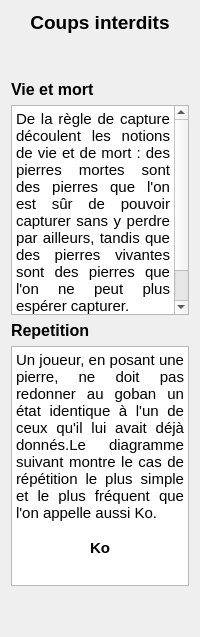
      <widget class="QWidget" name="coupsInterdits">
       <property name="sizePolicy">
        <sizepolicy hsizetype="Expanding" vsizetype="Expanding">
         <horstretch>0</horstretch>
         <verstretch>0</verstretch>
        </sizepolicy>
       </property>
       <layout class="QVBoxLayout" name="verticalLayout_6">
        <item>
         <widget class="QLabel" name="label_5">
          <property name="text">
           <string>&lt;html&gt;&lt;head/&gt;&lt;body&gt;&lt;p align=&quot;center&quot;&gt;&lt;span style=&quot; font-size:14pt; font-weight:600;&quot;&gt;Coups interdits&lt;/span&gt;&lt;/p&gt;&lt;/body&gt;&lt;/html&gt;</string>
          </property>
         </widget>
        </item>
        <item>
         <spacer name="verticalSpacer_9">
          <property name="orientation">
           <enum>Qt::Vertical</enum>
          </property>
          <property name="sizeHint" stdset="0">
           <size>
            <width>20</width>
            <height>40</height>
           </size>
          </property>
         </spacer>
        </item>
        <item>
         <widget class="QLabel" name="label_16">
          <property name="text">
           <string>&lt;html&gt;&lt;head/&gt;&lt;body&gt;&lt;p&gt;&lt;span style=&quot; font-size:12pt; font-weight:600;&quot;&gt;Vie et mort&lt;/span&gt;&lt;/p&gt;&lt;/body&gt;&lt;/html&gt;</string>
          </property>
         </widget>
        </item>
        <item>
         <widget class="QTextBrowser" name="textBrowser_11">
          <property name="minimumSize">
           <size>
            <width>0</width>
            <height>210</height>
           </size>
          </property>
          <property name="verticalScrollBarPolicy">
           <enum>Qt::ScrollBarAsNeeded</enum>
          </property>
          <property name="horizontalScrollBarPolicy">
           <enum>Qt::ScrollBarAlwaysOff</enum>
          </property>
          <property name="sizeAdjustPolicy">
           <enum>QAbstractScrollArea::AdjustToContents</enum>
          </property>
          <property name="html">
           <string>&lt;!DOCTYPE HTML PUBLIC &quot;-//W3C//DTD HTML 4.0//EN&quot; &quot;http://www.w3.org/TR/REC-html40/strict.dtd&quot;&gt;
&lt;html&gt;&lt;head&gt;&lt;meta name=&quot;qrichtext&quot; content=&quot;1&quot; /&gt;&lt;style type=&quot;text/css&quot;&gt;
p, li { white-space: pre-wrap; }
&lt;/style&gt;&lt;/head&gt;&lt;body style=&quot; font-family:'Ubuntu'; font-size:11pt; font-weight:400; font-style:normal;&quot;&gt;
&lt;p align=&quot;justify&quot; style=&quot; margin-top:0px; margin-bottom:0px; margin-left:0px; margin-right:0px; -qt-block-indent:0; text-indent:0px;&quot;&gt;De la règle de capture découlent les notions de vie et de mort : des pierres mortes sont des pierres que l'on est sûr de pouvoir capturer sans y perdre par ailleurs, tandis que des pierres vivantes sont des pierres que l'on ne peut plus espérer capturer.&lt;br /&gt;&lt;/p&gt;
&lt;p align=&quot;center&quot; style=&quot; margin-top:0px; margin-bottom:0px; margin-left:0px; margin-right:0px; -qt-block-indent:0; text-indent:0px;&quot;&gt;&lt;img src=&quot;:/regles/suicide&quot; width=&quot;110&quot; /&gt;&lt;/p&gt;
&lt;p align=&quot;center&quot; style=&quot; margin-top:0px; margin-bottom:0px; margin-left:0px; margin-right:0px; -qt-block-indent:0; text-indent:0px;&quot;&gt;&lt;span style=&quot; font-weight:600;&quot;&gt;Suicide&lt;/span&gt;&lt;/p&gt;&lt;/body&gt;&lt;/html&gt;</string>
          </property>
          <property name="textInteractionFlags">
           <set>Qt::LinksAccessibleByKeyboard|Qt::LinksAccessibleByMouse</set>
          </property>
         </widget>
        </item>
        <item>
         <widget class="QLabel" name="label_17">
          <property name="text">
           <string>&lt;html&gt;&lt;head/&gt;&lt;body&gt;&lt;p&gt;&lt;span style=&quot; font-size:12pt; font-weight:600;&quot;&gt;Repetition&lt;/span&gt;&lt;/p&gt;&lt;/body&gt;&lt;/html&gt;</string>
          </property>
         </widget>
        </item>
        <item>
         <widget class="QTextBrowser" name="textBrowser_12">
          <property name="minimumSize">
           <size>
            <width>0</width>
            <height>240</height>
           </size>
          </property>
          <property name="verticalScrollBarPolicy">
           <enum>Qt::ScrollBarAsNeeded</enum>
          </property>
          <property name="horizontalScrollBarPolicy">
           <enum>Qt::ScrollBarAlwaysOff</enum>
          </property>
          <property name="sizeAdjustPolicy">
           <enum>QAbstractScrollArea::AdjustToContents</enum>
          </property>
          <property name="html">
           <string>&lt;!DOCTYPE HTML PUBLIC &quot;-//W3C//DTD HTML 4.0//EN&quot; &quot;http://www.w3.org/TR/REC-html40/strict.dtd&quot;&gt;
&lt;html&gt;&lt;head&gt;&lt;meta name=&quot;qrichtext&quot; content=&quot;1&quot; /&gt;&lt;style type=&quot;text/css&quot;&gt;
p, li { white-space: pre-wrap; }
&lt;/style&gt;&lt;/head&gt;&lt;body style=&quot; font-family:'Ubuntu'; font-size:11pt; font-weight:400; font-style:normal;&quot;&gt;
&lt;p align=&quot;justify&quot; style=&quot; margin-top:0px; margin-bottom:0px; margin-left:0px; margin-right:0px; -qt-block-indent:0; text-indent:0px;&quot;&gt;Un joueur, en posant une pierre, ne doit pas redonner au goban un état identique à l'un de ceux qu'il lui avait déjà donnés.Le diagramme suivant montre le cas de répétition le plus simple et le plus fréquent que l'on appelle aussi Ko.&lt;br /&gt;&lt;/p&gt;
&lt;p align=&quot;center&quot; style=&quot; margin-top:0px; margin-bottom:0px; margin-left:0px; margin-right:0px; -qt-block-indent:0; text-indent:0px;&quot;&gt;&lt;img src=&quot;:/regles/ko&quot; /&gt;&lt;/p&gt;
&lt;p align=&quot;center&quot; style=&quot; margin-top:0px; margin-bottom:0px; margin-left:0px; margin-right:0px; -qt-block-indent:0; text-indent:0px;&quot;&gt;&lt;span style=&quot; font-weight:600;&quot;&gt;Ko&lt;/span&gt;&lt;/p&gt;&lt;/body&gt;&lt;/html&gt;</string>
          </property>
          <property name="textInteractionFlags">
           <set>Qt::LinksAccessibleByKeyboard|Qt::LinksAccessibleByMouse</set>
          </property>
         </widget>
        </item>
        <item>
         <spacer name="verticalSpacer_6">
          <property name="orientation">
           <enum>Qt::Vertical</enum>
          </property>
          <property name="sizeHint" stdset="0">
           <size>
            <width>20</width>
            <height>40</height>
           </size>
          </property>
         </spacer>
        </item>
       </layout>
      </widget>
